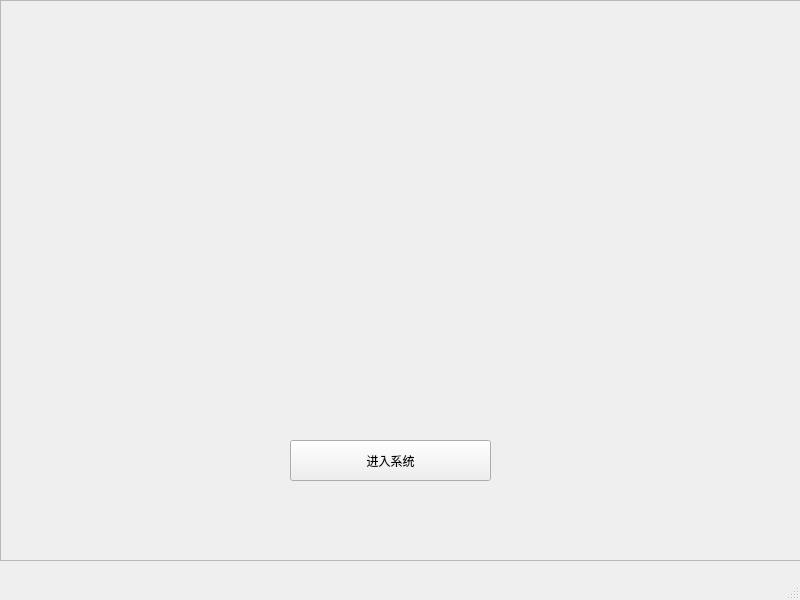
<?xml version="1.0" encoding="UTF-8"?>
<ui version="4.0">
 <class>MainWindow2</class>
 <widget class="QMainWindow" name="MainWindow2">
  <property name="geometry">
   <rect>
    <x>0</x>
    <y>0</y>
    <width>800</width>
    <height>600</height>
   </rect>
  </property>
  <property name="windowTitle">
   <string>MainWindow</string>
  </property>
  <widget class="QWidget" name="centralwidget">
   <widget class="QPushButton" name="SystemButton">
    <property name="geometry">
     <rect>
      <x>290</x>
      <y>440</y>
      <width>201</width>
      <height>41</height>
     </rect>
    </property>
    <property name="text">
     <string>进入系统</string>
    </property>
   </widget>
   <widget class="QFrame" name="frame">
    <property name="geometry">
     <rect>
      <x>0</x>
      <y>0</y>
      <width>801</width>
      <height>561</height>
     </rect>
    </property>
    <property name="styleSheet">
     <string notr="true">border-image: url(:/img/bake.jpg);</string>
    </property>
    <property name="frameShape">
     <enum>QFrame::StyledPanel</enum>
    </property>
    <property name="frameShadow">
     <enum>QFrame::Raised</enum>
    </property>
   </widget>
   <zorder>frame</zorder>
   <zorder>SystemButton</zorder>
  </widget>
  <widget class="QMenuBar" name="menubar">
   <property name="geometry">
    <rect>
     <x>0</x>
     <y>0</y>
     <width>800</width>
     <height>20</height>
    </rect>
   </property>
  </widget>
  <widget class="QStatusBar" name="statusbar"/>
 </widget>
 <resources/>
 <connections/>
</ui>
